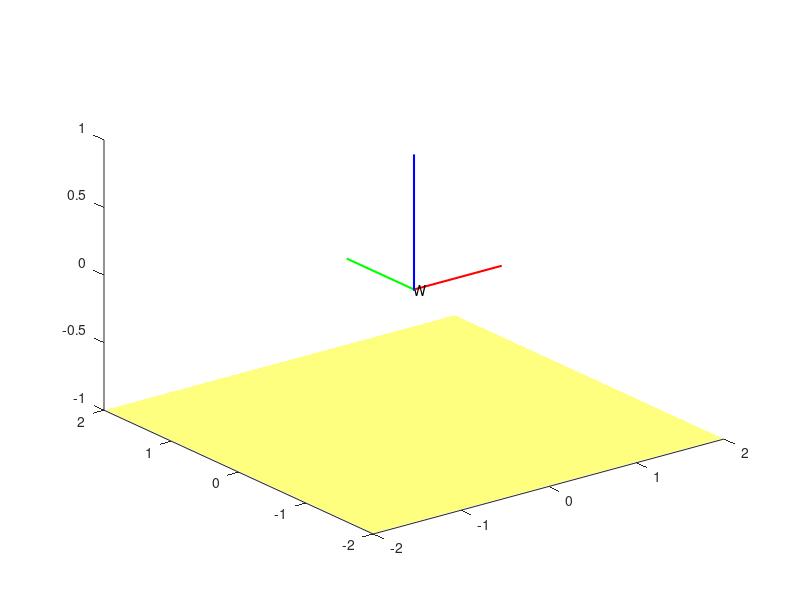

MATLAB code to generate this figure: (Note: this script raises an error after producing the figure.)


plot3(0,0,0,'.');

 vertices = [
        -2, -2, -1;     % X,Y,Z
        +2, -2, -1;
        +2, +2, -1;
        -2, +2, -1];
    
     faces = [1,2,3,4];
     
      patch('Vertices', vertices, ...
        'Faces', faces, ...
        'FaceColor', 'y', ...
        'FaceAlpha', 0.5, ...
        'EdgeColor', 'none' ...
        );
    
     line([0 1], [0 0], [0 0], 'Color', 'r', 'LineWidth', 1.5);    % x axis
    line([0 0], [0 1], [0 0], 'Color', 'g', 'LineWidth', 1.5);    % y axis
    line([0 0], [0 0], [0 1], 'Color', 'b', 'LineWidth', 1.5);    % z axis
    text(0,0,0,'W');
    
     disp('Define the pose of frame 1.');
      angles = input('Enter [ax,ay,az] in degrees: ');
      
      
       ax = angles(1) * pi/180;    % Convert to radians
    ay = angles(2) * pi/180;    % Convert to radians
    az = angles(3) * pi/180;    % Convert to radians
    Rx = [ 1 0 0; 0 cos(ax) -sin(ax); 0 sin(ax) cos(ax)];
    Ry = [ cos(ay) 0 sin(ay); 0 1 0; -sin(ay) 0 cos(ay)];
    Rz = [ cos(az) -sin(az) 0; sin(az) cos(az) 0; 0 0 1];
    trans = input('Enter [X,Y,Z] translation: ');
    t = [trans(1); trans(2); trans(3)];
    
    
     R_m_w = Rz * Ry * Rx;               % Rotation matrix
    H_m_w = [ R_m_w  t;  0 0 0 1];      % 4x4 homogeneous transformation
    
    % Transform endpoints of coordinate frame axes to the world frame.
    P0 = H_m_w * [0;0;0;1];   % origin of frame
    ux = H_m_w * [1;0;0;1];     % x axis
    uy = H_m_w * [0;1;0;1];     % y axis
    uz = H_m_w * [0;0;1;1];     % z axis
    
    % Draw the moving coordinate frame axes.
    line([P0(1) ux(1)], [P0(2) ux(2)], [P0(3) ux(3)], 'Color', 'r', 'LineStyle', '--');    % x axis
    line([P0(1) uy(1)], [P0(2) uy(2)], [P0(3) uy(3)], 'Color', 'g', 'LineStyle', '--');    % y axis
    line([P0(1) uz(1)], [P0(2) uz(2)], [P0(3) uz(3)], 'Color', 'b', 'LineStyle', '--');    % z axis
    text(P0(1), P0(2), P0(3),'1');

    axis equal
    axis vis3d
    
    